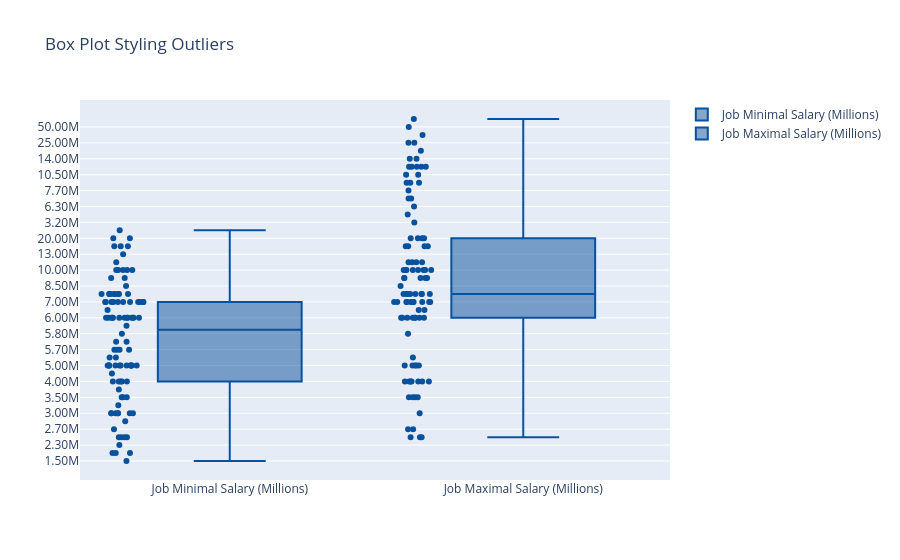

Notebook cell for this chart:
### Code cell
viz_min_job_salary = normalization_salary_viz(data=job_doc["job_salary"]["min"])
viz_max_job_salary = normalization_salary_viz(data=job_doc["job_salary"]["max"])

distribution_chart.distribution_chart(
    names= [
        'Job Minimal Salary (Millions)', 
        'Job Maximal Salary (Millions)',
    ],
    data= [
        viz_min_job_salary,
        viz_max_job_salary,
    ],
    chart_type="batch_box_plot",
    title_text="Box Plot Styling Outliers",
)

### Figure 1 — Plotly figure (JSON) as saved in the notebook; plotly's stock layout.template omitted (floating-point values rounded to 4 significant figures)
{"data": [{"boxpoints": "all", "line": {"color": "rgb(8,81,156)"}, "marker": {"color": "rgb(8,81,156)", "line": {"outliercolor": "rgba(219, 64, 82, 0.6)", "outlierwidth": 0}, "outliercolor": "rgba(219, 64, 82, 0.6)"}, "name": "Job Minimal Salary (Millions)", "type": "box", "y": ["1.50M", "2.00M", "2.00M", "2.00M", "2.30M", "2.50M", "2.50M", "2.50M", "2.50M", "2.70M", "2.90M", "3.00M", "3.00M", "3.00M", "3.00M", "3.00M", "3.00M", "3.00M", "3.30M", "3.50M", "3.50M", "3.50M", "3.70M", "4.00M", "4.00M", "4.00M", "4.00M", "4.00M", "4.40M", "5.00M", "5.00M", "5.00M", "5.00M", "5.00M", "5.00M", "5.00M", "5.00M", "5.00M", "5.00M", "5.00M", "5.00M", "5.00M", "5.50M", "5.50M", "5.70M", "5.70M", "5.70M", "5.70M", "5.73M", "5.73M", "5.80M", "5.90M", "6.00M", "6.00M", "6.00M", "6.00M", "6.00M", "6.00M", "6.00M", "6.00M", "6.00M", "6.00M", "6.00M", "6.00M", "6.00M", "6.70M", "7.00M", "7.00M", "7.00M", "7.00M", "7.00M", "7.00M", "7.00M", "7.00M", "7.00M", "7.00M", "7.00M", "8.00M", "8.00M", "8.00M", "8.00M", "8.00M", "8.00M", "8.00M", "8.00M", "8.00M", "8.50M", "9.00M", "9.00M", "10.00M", "10.00M", "10.00M", "10.00M", "10.00M", "12.00M", "13.00M", "15.00M", "15.00M", "15.00M", "20.00M", "20.00M", "35.00M"]}, {"boxpoints": "all", "line": {"color": "rgb(8,81,156)"}, "marker": {"color": "rgb(8,81,156)", "line": {"outliercolor": "rgba(219, 64, 82, 0.6)", "outlierwidth": 1}, "outliercolor": "rgba(219, 64, 82, 0.6)"}, "name": "Job Maximal Salary (Millions)", "type": "box", "y": ["2.50M", "2.50M", "2.50M", "2.70M", "2.70M", "3.00M", "3.20M", "3.50M", "3.50M", "3.50M", "3.50M", "4.00M", "4.00M", "4.00M", "4.00M", "4.00M", "4.00M", "4.00M", "4.50M", "5.00M", "5.00M", "5.00M", "5.00M", "5.00M", "5.50M", "5.80M", "6.00M", "6.00M", "6.00M", "6.00M", "6.00M", "6.00M", "6.00M", "6.00M", "6.30M", "6.70M", "6.70M", "7.00M", "7.00M", "7.00M", "7.00M", "7.00M", "7.00M", "7.00M", "7.00M", "7.00M", "7.00M", "7.50M", "7.50M", "7.70M", "8.00M", "8.00M", "8.00M", "8.00M", "8.00M", "8.00M", "8.00M", "8.00M", "8.50M", "9.00M", "9.00M", "9.00M", "9.00M", "9.00M", "9.50M", "9.50M", "9.50M", "10.00M", "10.00M", "10.00M", "10.00M", "10.00M", "10.00M", "10.00M", "10.00M", "10.50M", "10.50M", "11.00M", "11.00M", "11.00M", "11.00M", "11.00M", "12.00M", "12.00M", "12.00M", "12.00M", "14.00M", "14.00M", "15.00M", "15.00M", "15.00M", "15.00M", "17.00M", "20.00M", "20.00M", "20.00M", "20.00M", "25.00M", "25.00M", "28.00M", "50.00M", "999.00M"]}], "layout": {"title": {"text": "Box Plot Styling Outliers"}}}
